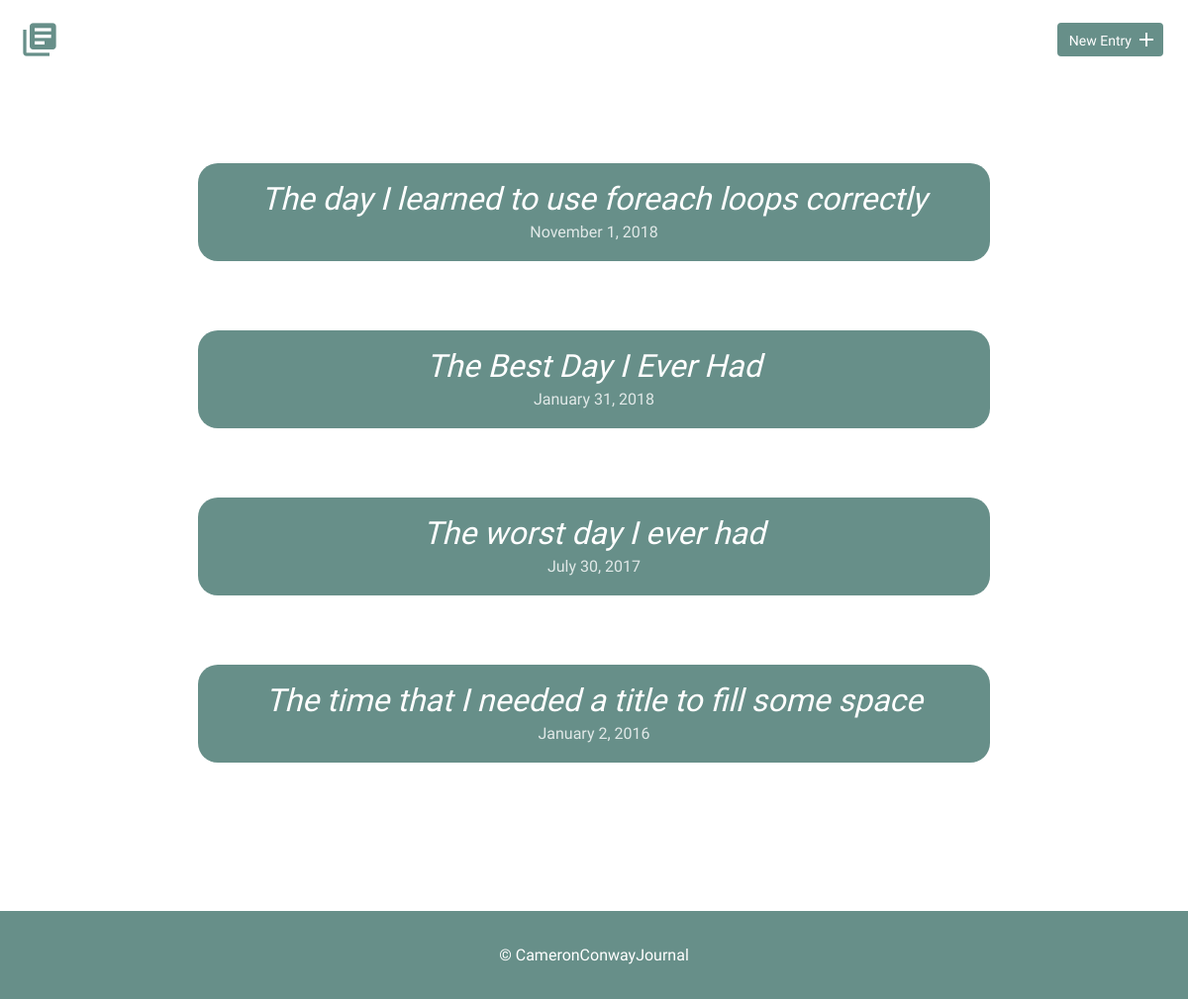
Before: / with the older database file.
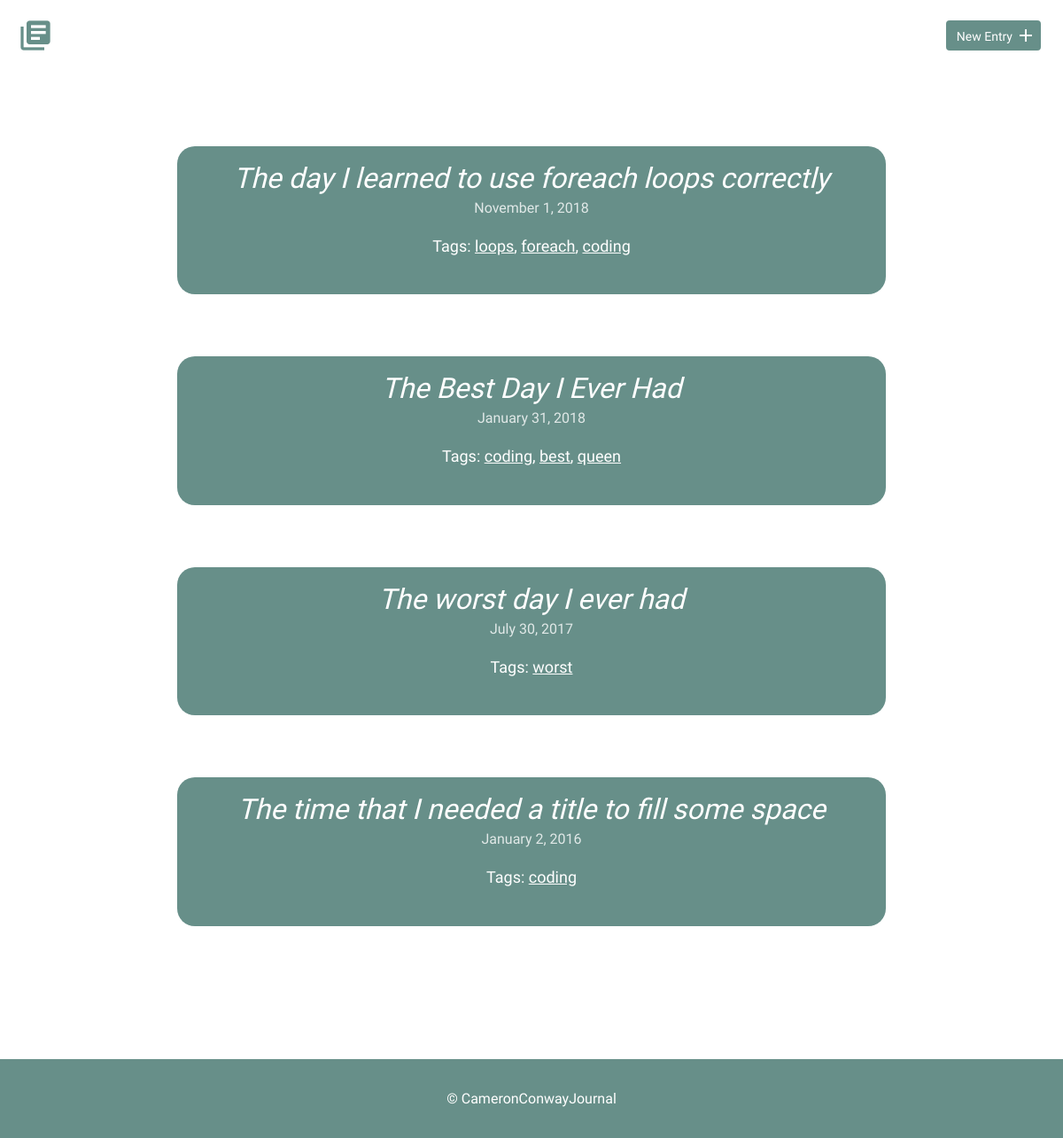
After: the same page with the newer database file.
### tables this page shows
CREATE TABLE "entries" (
	"entry_id"	INTEGER,
	"title"	TEXT,
	"date"	TEXT,
	"time_spent"	INTEGER,
	"learned"	BLOB,
	"resources"	BLOB,
	PRIMARY KEY("entry_id")
);

### inc/functions.php (called while the page is built, shortened)
<?php
function get_all_entries() {
    include "connection.php";
    try {
        return $db->query('SELECT entry_id, title, date FROM entries ORDER BY date DESC');
    } catch(Exception $e) {
        echo "Error Message - " . $e->getMessage() . "</br>";
        return false;
    }
    return true;
}
function get_entry_tags($entry_id) {
    include "connection.php";
    $sql = '
        SELECT tag_name FROM entries
        INNER JOIN entries_tags ON entries.entry_id = entries_tags.entry_id
        INNER JOIN tags ON entries_tags.tag_id = tags.tag_id
        WHERE entries.entry_id = ?
    ';
    try {
        $results = $db->prepare($sql);
        $results->bindValue(1, $entry_id, PDO::PARAM_INT);
        $results->execute();
    } catch (Exception $e) {
        return false;
    }
    $joinResults = $results->fetchAll();
    return $joinResults;
}

### index.php (the view, shortened to what this page needs)
<?php
    include "inc/functions.php";
    include "inc/header.php";?>
        <section>
            <div class="container">
                <div class="entry-list index-entries">
                    <?php
                        foreach(get_all_entries() as $entry) {
                            $formattedDate = date('F j, Y', strtotime($entry['date']));
                            echo "<article>";
                            echo "<h2><a class='index-title' href='detail.php?id=" . $entry['entry_id'] . "'>" . $entry['title'] . "</a></h2>";
                            if(!empty($entry['date'])) {
                                echo "<time class='index-time' datetime='" . $entry['date'] . "'>" . $formattedDate . "</time>";
                            }
                            if (!empty(get_entry_tags($entry['entry_id']))) {
                                $tagsList = array();
                                foreach(get_entry_tags($entry['entry_id']) as $entry_tag) {
                                    if(!in_array($entry_tag['tag_name'], $tagsList)) {
                                        array_push($tagsList, $entry_tag['tag_name']);
                                    }
                                }
                                $lastTag = end($tagsList);
                                echo "<p class='tags-list'>Tags:";
                                foreach($tagsList as $tag) {
                                    if($tag !== $lastTag) {
                                        echo " <a href='tags.php?tag=" . $tag . "'>" . $tag . "</a>,";
                                    } else {
                                        echo " <a href='tags.php?tag=" . $tag . "'>" . $tag . "</a>";
                                    }
                                }
                                echo "</p>";
                            }
                            echo "</article>";
                        }
                    ?>
                </div>
            </div>
        </section>
    <?php include "inc/footer.php"; ?>

Changed rows visible on the page:
changed entries "The day I learned to use foreach loops correctly": now shows "Tags:"
changed entries "The Best Day I Ever Had": now shows "Tags:"
changed entries "The worst day I ever had": now shows "Tags:"
changed entries "The time that I needed a title to fill some space": now shows "Tags:"
Other visible differences:
new list line: "loops ,"
new list line: "foreach ,"
new list line: "coding"
new list line: "coding ,"
new list line: "best ,"
new list line: "queen"
new list line: "worst"
